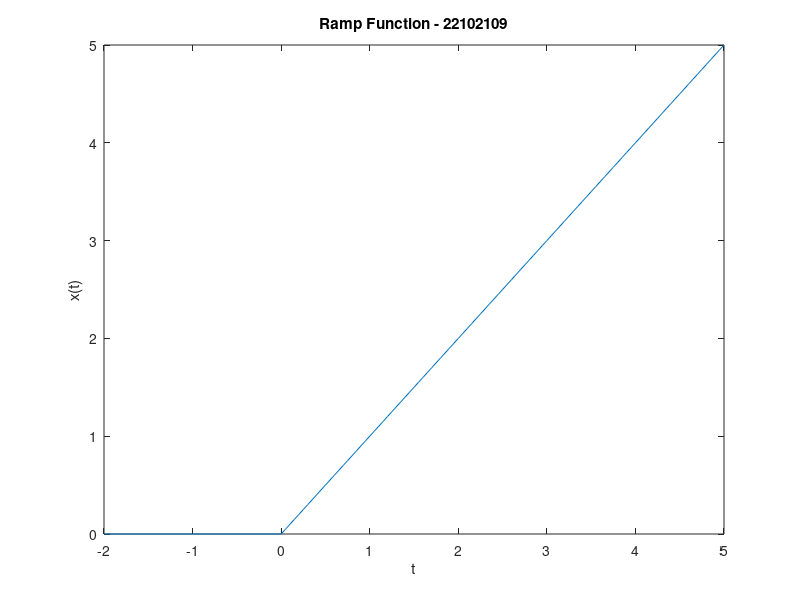

The MATLAB script that drew this image:
clear all;
clc;
t = -2:0.05:5
for i = 1:length(t)
    if(t(i) <= 0)
        x(i) = 0;
    else
        x(i) = t(i);
    end
end
plot(t,x)
xlabel('t')
ylabel('x(t)')
title('Ramp Function - 22102109')
